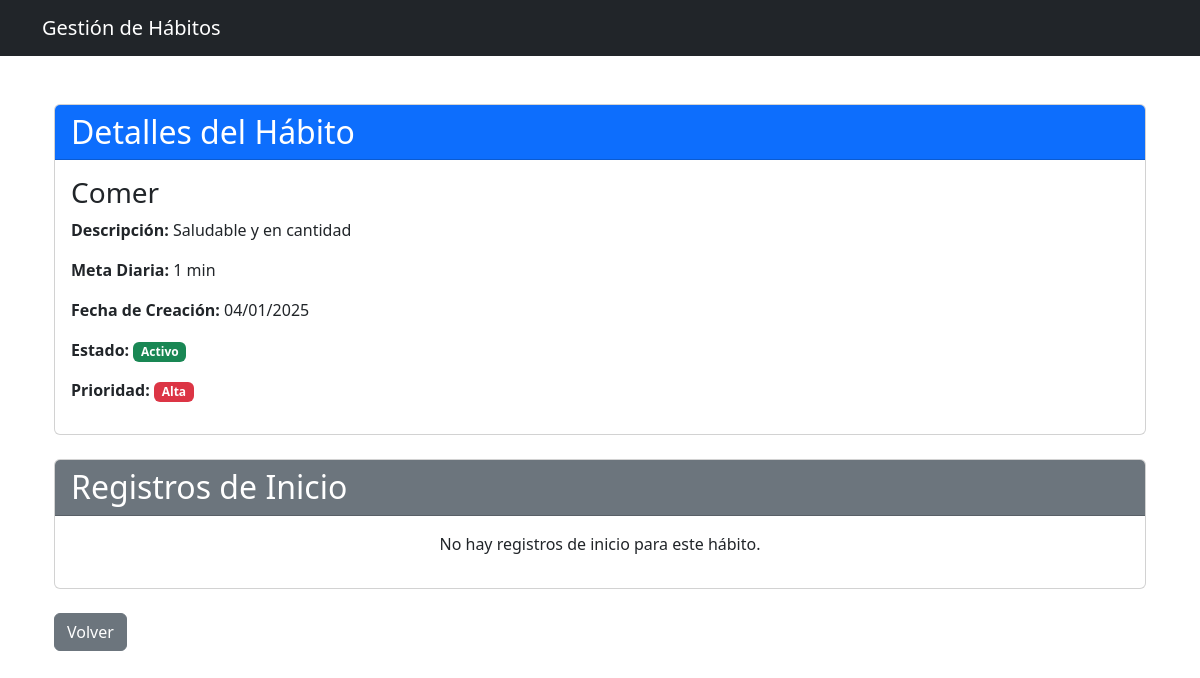
/detalle_habito/34/, run on the app's committed database.
### Aplicaciones/Habitos/models.py (models this page shows, shortened)
class Habitos(models.Model):
    nombre = models.CharField(max_length=255)
    descripcion = models.TextField(blank=True, null=True)
    meta_tiempo = models.PositiveIntegerField(default=15, help_text="Meta diaria en minutos")  # 60 minutos predeterminados
    fecha_creacion = models.DateTimeField(auto_now_add=True)
    estado = models.BooleanField(default=True)  # Activo o Inactivo
    prioridad = models.CharField(max_length=10)

### Aplicaciones/Habitos/views.py (the view)
# urls.py: path('detalle_habito/<int:pk>/', views.detalle_habito, name='detalle_habito'),
def detalle_habito(request, pk):
    habito = get_object_or_404(Habitos, pk=pk)
    registros = habito.registros.all()
    return render(request, 'detalle_habito.html', {
        'habito': habito,
        'registros': registros
    })

### Aplicaciones/Habitos/templates/detalle_habito.html
{% extends 'base.html' %}
{% block content %}
<div class="container mt-5">
    <div class="card mb-4">
        <div class="card-header bg-primary text-white">
            <h2 class="mb-0">Detalles del Hábito</h2>
        </div>
        <div class="card-body">
            <h3 class="card-title">{{ habito.nombre }}</h3>
            <p class="card-text"><strong>Descripción:</strong> {{ habito.descripcion }}</p>
            <p><strong>Meta Diaria:</strong> {{ habito.meta_tiempo }} min</p>
            <p><strong>Fecha de Creación:</strong> {{ habito.fecha_creacion|date:"d/m/Y" }}</p>
            <p><strong>Estado:</strong>
                {% if habito.estado %}
                <span class="badge bg-success">Activo</span>
                {% else %}
                <span class="badge bg-secondary">Inactivo</span>
                {% endif %}
            </p>
            <p><strong>Prioridad:</strong>
                <span class="badge
                    {% if habito.prioridad == 'Alta' %}bg-danger
                    {% elif habito.prioridad == 'Media' %}bg-warning
                    {% else %}bg-success{% endif %}">
                    {{ habito.prioridad }}
                </span>
            </p>
        </div>
    </div>
    <div class="card mt-4">
        <div class="card-header bg-secondary text-white">
            <h2 class="mb-0">Registros de Inicio</h2>
        </div>
        <div class="card-body">
            {% if registros %}
            <div class="table-responsive">
                <table id="tabla-registros" class="table table-striped table-hover">
                    <thead class="table-dark">
                        <tr>
                            <th>#</th>
                            <th>Fecha de Inicio</th>
                        </tr>
                    </thead>
                    <tbody>
                        {% for registro in registros %}
                        <tr>
                            <td>{{ forloop.counter }}</td>
                            <td>{{ registro.fecha_inicio|date:"d/m/Y H:i" }}</td>
                        </tr>
                        {% endfor %}
                    </tbody>
                </table>
            </div>
            {% else %}
            <p class="text-center">No hay registros de inicio para este hábito.</p>
            {% endif %}
        </div>
    </div>
    <div class="mt-4">
        <a href="{% url 'inicio' %}" class="btn btn-secondary">Volver</a>
    </div>
</div>
{% endblock %}

### data on the page
Habitos: nombre "Comer", descripcion "Saludable y en cantidad", meta_tiempo "1", fecha_creacion "04/01/2025", prioridad "Alta"
